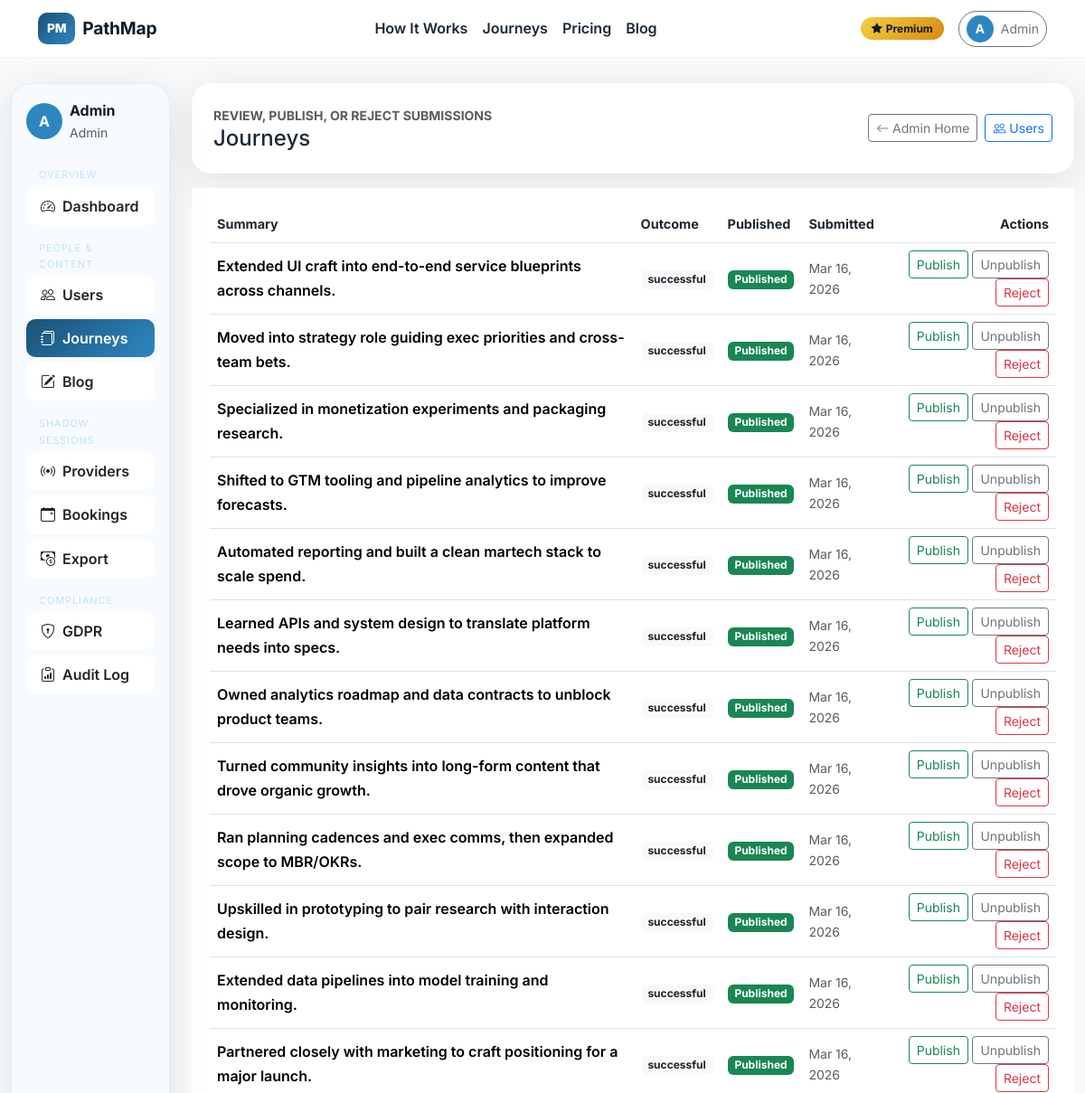
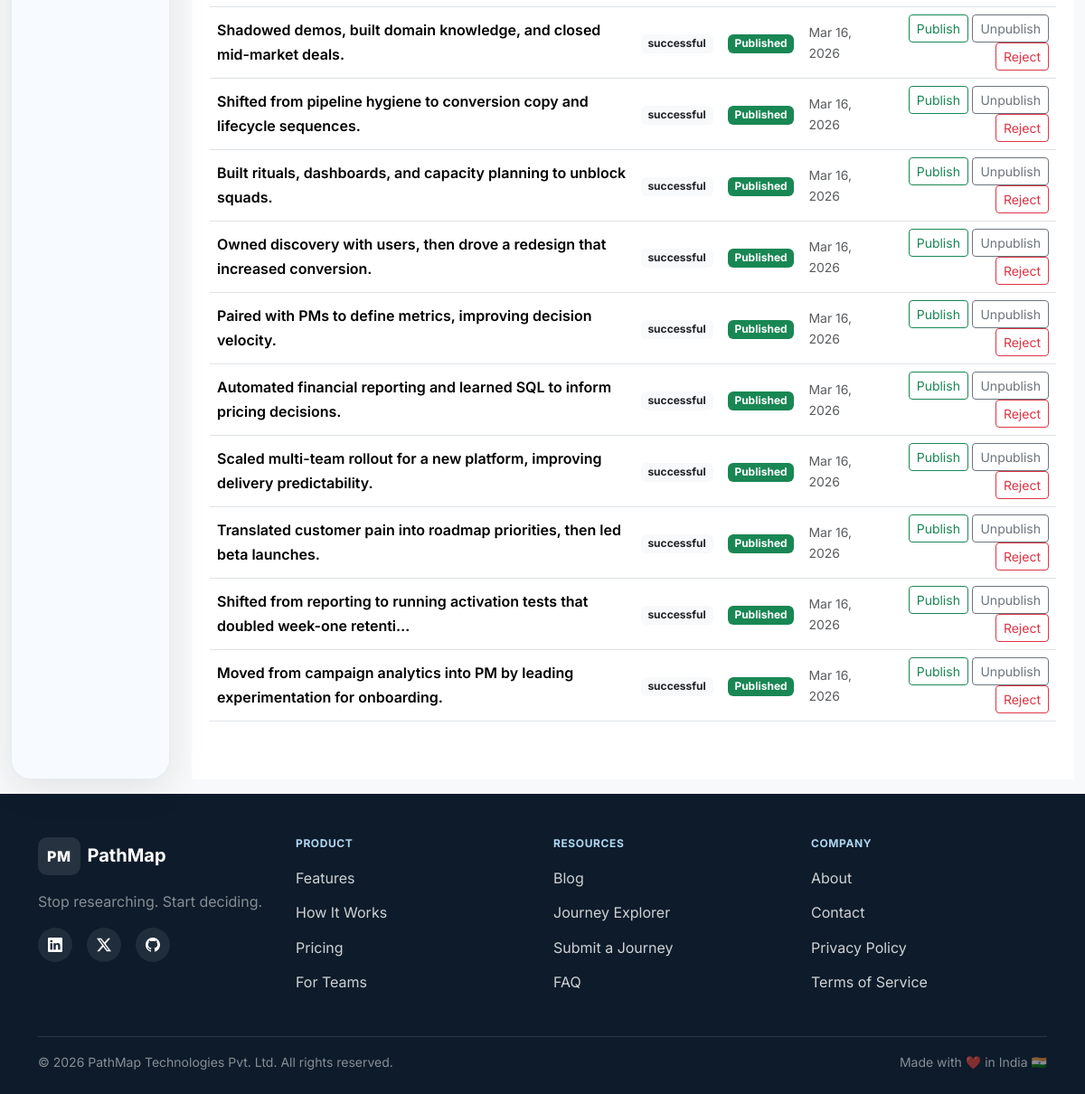
/admin/journeys (signed in), run on the app's committed database (2 pictures, top to bottom).
### app/models/user.py (models this page shows, shortened)
class User(db.Model, UserMixin):
    __tablename__ = 'users'
    id = db.Column(db.Integer, primary_key=True)
    email = db.Column(db.String(255), unique=True, nullable=False, index=True)
    password_hash = db.Column(db.String(255), nullable=False)
    first_name = db.Column(db.String(100), nullable=True)
    created_at = db.Column(db.DateTime, default=datetime.utcnow, nullable=False)
    last_login = db.Column(db.DateTime, nullable=True)
    last_active = db.Column(db.DateTime, nullable=True)
    total_logins = db.Column(db.Integer, default=0, nullable=False)
    is_verified = db.Column(db.Boolean, default=False, nullable=False)
    is_premium = db.Column(db.Boolean, default=False, nullable=False)
    subscription_tier = db.Column(db.String(50), default='free', nullable=False)
    subscription_expires = db.Column(db.DateTime, nullable=True)
    razorpay_customer_id = db.Column(db.String(100), nullable=True)
    razorpay_subscription_id = db.Column(db.String(100), nullable=True)
    subscription_cancel_requested = db.Column(db.Boolean, default=False, nullable=False)
    onboarding_complete = db.Column(db.Boolean, default=False, nullable=False)
    current_role_id = db.Column(db.Integer, nullable=True)
    years_experience = db.Column(db.Integer, nullable=True)
    pivot_motivation = db.Column(db.String(300), nullable=True)
    profile_photo_url = db.Column(db.String(500), nullable=True)
    notification_preferences = db.Column(db.JSON, default=dict)
    is_admin = db.Column(db.Boolean, default=False, nullable=False)
    is_journey_provider = db.Column(db.Boolean, default=False, nullable=False)
    is_active = db.Column(db.Boolean, default=True, nullable=False)
    gdpr_deletion_requested = db.Column(db.Boolean, default=False, nullable=False)
    gdpr_deletion_requested_at = db.Column(db.DateTime, nullable=True)
    @property
    def display_name(self):
        if self.first_name:
            return self.first_name
        return self.email.split('@')[0].capitalize()

### app/models/journey.py (models this page shows, shortened)
class Journey(db.Model):
    __tablename__ = 'journeys'
    id = db.Column(db.Integer, primary_key=True)
    submitter_user_id = db.Column(db.Integer, db.ForeignKey('users.id'), nullable=True)
    origin_role_id = db.Column(db.Integer, db.ForeignKey('roles.id'), nullable=False)
    target_role_id = db.Column(db.Integer, db.ForeignKey('roles.id'), nullable=False)
    origin_industry = db.Column(db.String(100), nullable=True)
    target_industry = db.Column(db.String(100), nullable=True)
    experience_at_pivot = db.Column(db.Integer, nullable=True)
    timeline_months = db.Column(db.Integer, nullable=True)
    preparation_months = db.Column(db.Integer, nullable=True)
    income_change_pct = db.Column(db.Float, nullable=True)
    outcome_status = db.Column(db.String(50), nullable=False)
    reversal_reason = db.Column(db.Text, nullable=True)
    summary = db.Column(db.Text, nullable=False)
    what_worked = db.Column(db.Text, nullable=False)
    what_failed = db.Column(db.Text, nullable=False)
    unexpected_discoveries = db.Column(db.Text, nullable=False)
    advice_to_others = db.Column(db.Text, nullable=False)
    total_cost_inr = db.Column(db.Float, nullable=True)
    geographic_region = db.Column(db.String(100), nullable=True)
    is_published = db.Column(db.Boolean, default=False, nullable=False)
    submitted_at = db.Column(db.DateTime, default=datetime.utcnow, nullable=False)
    published_at = db.Column(db.DateTime, nullable=True)
    pseudonym = db.Column(db.String(100), nullable=True)
    view_count = db.Column(db.Integer, default=0, nullable=False)
    submitter_consented = db.Column(db.Boolean, default=False, nullable=False)
    rejection_reason = db.Column(db.Text, nullable=True)
    origin_role = db.relationship('Role', foreign_keys=[origin_role_id])
    target_role = db.relationship('Role', foreign_keys=[target_role_id])
    submitter = db.relationship('User', backref='submitted_journeys')

### app/routes/admin.py (the view)
@admin_bp.route('/journeys')
@login_required
@admin_required
def journeys_admin():
    moderation_form = JourneyModerationForm()
    action_form = SimpleActionForm()
    journeys = Journey.query.order_by(Journey.submitted_at.desc()).limit(100).all()
    return render_template(
        'admin/journeys.html',
        journeys=journeys,
        moderation_form=moderation_form,
        action_form=action_form,
        title='Admin • Journeys'
    )

### app/templates/admin/journeys.html (shortened to what this page needs)
{% extends 'admin/layout.html' %}
{% set page_title = 'Journeys' %}
{% set page_tagline = 'Review, publish, or reject submissions' %}
{% block admin_header_actions %}
  <div class="d-flex flex-wrap gap-2">
    <a class="btn btn-outline-secondary btn-sm" href="{{ url_for('admin.dashboard') }}"><i class="bi bi-arrow-left"></i> Admin Home</a>
    <a class="btn btn-outline-primary btn-sm" href="{{ url_for('admin.users') }}"><i class="bi bi-people"></i> Users</a>
  </div>
{% endblock %}
{% block admin_content %}
<div class="table-responsive">
  <table class="table align-middle">
    <thead>
      <tr>
        <th>Summary</th>
        <th>Outcome</th>
        <th>Published</th>
        <th>Submitted</th>
        <th class="text-end">Actions</th>
      </tr>
    </thead>
    <tbody>
      {% for journey in journeys %}
      <tr>
        <td>
          <div class="fw-semibold">{{ journey.summary[:80] }}{% if journey.summary|length > 80 %}…{% endif %}</div>
        </td>
        <td><span class="badge bg-light text-dark">{{ journey.outcome_status }}</span></td>
        <td>{% if journey.is_published %}<span class="badge bg-success">Published</span>{% else %}<span class="badge bg-secondary">Draft</span>{% endif %}</td>
        <td class="text-muted small">{{ journey.submitted_at.strftime('%b %d, %Y') if journey.submitted_at else '—' }}</td>
        <td class="text-end">
          <form method="post" action="{{ url_for('admin.publish_journey', journey_id=journey.id) }}" class="d-inline">
            <button class="btn btn-sm btn-outline-success">Publish</button>
          </form>
          <form method="post" action="{{ url_for('admin.unpublish_journey', journey_id=journey.id) }}" class="d-inline">
            <button class="btn btn-sm btn-outline-secondary">Unpublish</button>
          </form>
          <form method="post" action="{{ url_for('admin.reject_journey', journey_id=journey.id) }}" class="d-inline">
            <button type="button" class="btn btn-sm btn-outline-danger" data-bs-toggle="modal" data-bs-target="#rejectModal{{ journey.id }}">Reject</button>
          </form>
        </td>
      </tr>
      {% else %}
      <tr><td colspan="5" class="text-center text-muted">No journeys yet.</td></tr>
      {% endfor %}
    </tbody>
  </table>
</div>
{% endblock %}

### app/templates/admin/layout.html (shortened to what this page needs)
{% extends 'base.html' %}
{% block content %}
<div class="container-fluid py-3">
  <div class="row">
    <div class="col-lg-3 col-xl-2 mb-3 mb-lg-0">
      <div class="pathmap-card p-3 h-100 admin-sidebar">
        <div class="d-flex align-items-center gap-2 mb-3">
          <div class="avatar-circle" style="width:40px;height:40px;">{{ current_user.display_name[0]|upper }}</div>
          <div>
            <div class="fw-bold">{{ current_user.display_name }}</div>
            <div class="text-muted small">Admin</div>
          </div>
        </div>
        <div class="list-group list-group-flush admin-nav">
          <div class="admin-nav-section-label">Overview</div>
          <a href="{{ url_for('admin.dashboard') }}" class="list-group-item list-group-item-action d-flex justify-content-between align-items-center {% if request.endpoint == 'admin.dashboard' %}active{% endif %}">
            <span><i class="bi bi-speedometer2 me-2"></i>Dashboard</span>
          </a>
          <div class="admin-nav-section-label">People & Content</div>
          <a href="{{ url_for('admin.users') }}" class="list-group-item list-group-item-action d-flex justify-content-between align-items-center {% if request.endpoint == 'admin.users' %}active{% endif %}">
            <span><i class="bi bi-people me-2"></i>Users</span>
          </a>
          <a href="{{ url_for('admin.journeys_admin') }}" class="list-group-item list-group-item-action d-flex justify-content-between align-items-center {% if request.endpoint == 'admin.journeys_admin' %}active{% endif %}">
            <span><i class="bi bi-journals me-2"></i>Journeys</span>
          </a>
          <a href="{{ url_for('admin.blog_admin') }}" class="list-group-item list-group-item-action d-flex justify-content-between align-items-center {% if request.endpoint == 'admin.blog_admin' %}active{% endif %}">
            <span><i class="bi bi-pencil-square me-2"></i>Blog</span>
          </a>
          <div class="admin-nav-section-label">Shadow Sessions</div>
          <a href="{{ url_for('admin.providers_admin') }}" class="list-group-item list-group-item-action d-flex justify-content-between align-items-center {% if request.endpoint == 'admin.providers_admin' %}active{% endif %}">
            <span><i class="bi bi-broadcast me-2"></i>Providers</span>
          </a>
          <a href="{{ url_for('admin.sessions_admin') }}" class="list-group-item list-group-item-action d-flex justify-content-between align-items-center {% if request.endpoint == 'admin.sessions_admin' %}active{% endif %}">
            <span><i class="bi bi-calendar-event me-2"></i>Bookings</span>
          </a>
          <a href="{{ url_for('admin.export_revenue_csv') }}" class="list-group-item list-group-item-action d-flex justify-content-between align-items-center">
            <span><i class="bi bi-cash-coin me-2"></i>Export</span>
          </a>
          <div class="admin-nav-section-label">Compliance</div>
          <a href="{{ url_for('admin.gdpr_admin') }}" class="list-group-item list-group-item-action d-flex justify-content-between align-items-center {% if request.endpoint == 'admin.gdpr_admin' %}active{% endif %}">
            <span><i class="bi bi-shield-lock me-2"></i>GDPR</span>
          </a>
          <a href="{{ url_for('admin.audit_log') }}" class="list-group-item list-group-item-action d-flex justify-content-between align-items-center {% if request.endpoint == 'admin.audit_log' %}active{% endif %}">
            <span><i class="bi bi-clipboard-data me-2"></i>Audit Log</span>
          </a>
        </div>
      </div>
    </div>
    <div class="col-lg-9 col-xl-10">
      <div class="pathmap-card p-4 mb-3">
        <div class="d-flex flex-column flex-md-row justify-content-between align-items-start align-items-md-center gap-2">
          <div>
            <div class="text-uppercase text-muted small fw-bold">{{ page_tagline or 'Control Center' }}</div>
            <h1 class="h4 mb-0">{{ page_title or 'Admin' }}</h1>
          </div>
          {% block admin_header_actions %}{% endblock %}
        </div>
      </div>
      <div class="admin-content pb-5">
        {% block admin_content %}{% endblock %}
      </div>
    </div>
  </div>
</div>
{% endblock %}

### app/templates/components/navbar.html (shortened to what this page needs)
<nav class="navbar navbar-expand-lg navbar-light navbar-pathmap fixed-top">
  <div class="container-xl">
    <a class="navbar-brand d-flex align-items-center fw-bold" href="{{ url_for('main.index') }}">
      <span class="logo-mark me-2">PM</span>
      <span class="logo-text">PathMap</span>
    </a>
    <div class="collapse navbar-collapse" id="navbarMain">
      <ul class="navbar-nav mx-auto mb-2 mb-lg-0">
        <li class="nav-item">
          <a class="nav-link {% if request.endpoint == 'main.how_it_works' %}active{% endif %}" href="{{ url_for('main.how_it_works') }}">How It Works</a>
        </li>
        <li class="nav-item">
          <a class="nav-link {% if request.endpoint and request.endpoint.startswith('journeys.') %}active{% endif %}" href="{{ url_for('journeys.explorer') }}">Journeys</a>
        </li>
        <li class="nav-item">
          <a class="nav-link {% if request.endpoint == 'main.pricing' %}active{% endif %}" href="{{ url_for('main.pricing') }}">Pricing</a>
        </li>
        <li class="nav-item">
          <a class="nav-link {% if request.endpoint and 'blog' in request.endpoint %}active{% endif %}" href="{{ url_for('main.blog_index') }}">Blog</a>
        </li>
      </ul>
      <div class="d-flex align-items-center gap-3">
        {% if current_user.is_authenticated %}
          {% if current_user.is_premium %}
            <span class="badge premium-pill"><i class="bi bi-star-fill me-1"></i>Premium</span>
          {% endif %}
          <div class="dropdown">
            <button class="btn btn-outline-secondary btn-sm rounded-pill d-flex align-items-center gap-2" type="button" data-bs-toggle="dropdown" aria-expanded="false">
              <span class="avatar-circle">{{ current_user.display_name[0].upper() }}</span>
              {{ current_user.display_name }}
            </button>
          </div>
        {% else %}
          <a class="nav-link login-link" href="{{ url_for('auth.login') }}">Log In</a>
          <a class="btn btn-pathmap-primary px-4" href="{{ url_for('auth.signup') }}">Get Started Free</a>
        {% endif %}
      </div>
    </div>
  </div>
</nav>
<div class="navbar-offset"></div>

### data on the page
User: first_name "A", display_name "Admin"
Journey: summary "Extended UI craft into end-to-end service blueprints across channels.", outcome_status "successful", is_published "Published", submitted_at "Mar 16, 2026"
Journey: summary "Moved into strategy role guiding exec priorities and cross-team bets.", outcome_status "successful", is_published "Published", submitted_at "Mar 16, 2026"
Journey: summary "Specialized in monetization experiments and packaging research.", outcome_status "successful", is_published "Published", submitted_at "Mar 16, 2026"
Journey: summary "Shifted to GTM tooling and pipeline analytics to improve forecasts.", outcome_status "successful", is_published "Published", submitted_at "Mar 16, 2026"
Journey: summary "Automated reporting and built a clean martech stack to scale spend.", outcome_status "successful", is_published "Published", submitted_at "Mar 16, 2026"
Journey: summary "Learned APIs and system design to translate platform needs into specs.", outcome_status "successful", is_published "Published", submitted_at "Mar 16, 2026"
Journey: summary "Owned analytics roadmap and data contracts to unblock product teams.", outcome_status "successful", is_published "Published", submitted_at "Mar 16, 2026"
Journey: summary "Turned community insights into long-form content that drove organic growth.", outcome_status "successful", is_published "Published", submitted_at "Mar 16, 2026"
Journey: summary "Ran planning cadences and exec comms, then expanded scope to MBR/OKRs.", outcome_status "successful", is_published "Published", submitted_at "Mar 16, 2026"
Journey: summary "Upskilled in prototyping to pair research with interaction design.", outcome_status "successful", is_published "Published", submitted_at "Mar 16, 2026"
Journey: summary "Extended data pipelines into model training and monitoring.", outcome_status "successful", is_published "Published", submitted_at "Mar 16, 2026"
Journey: summary "Partnered closely with marketing to craft positioning for a major launch.", outcome_status "successful", is_published "Published", submitted_at "Mar 16, 2026"
Journey: summary "Shadowed demos, built domain knowledge, and closed mid-market deals.", outcome_status "successful", is_published "Published", submitted_at "Mar 16, 2026"
Journey: summary "Shifted from pipeline hygiene to conversion copy and lifecycle sequences.", outcome_status "successful", is_published "Published", submitted_at "Mar 16, 2026"
Journey: summary "Built rituals, dashboards, and capacity planning to unblock squads.", outcome_status "successful", is_published "Published", submitted_at "Mar 16, 2026"
Journey: summary "Owned discovery with users, then drove a redesign that increased conversion.", outcome_status "successful", is_published "Published", submitted_at "Mar 16, 2026"
Journey: summary "Paired with PMs to define metrics, improving decision velocity.", outcome_status "successful", is_published "Published", submitted_at "Mar 16, 2026"
Journey: summary "Automated financial reporting and learned SQL to inform pricing decisions.", outcome_status "successful", is_published "Published", submitted_at "Mar 16, 2026"
Journey: summary "Scaled multi-team rollout for a new platform, improving delivery predictability.", outcome_status "successful", is_published "Published", submitted_at "Mar 16, 2026"
Journey: summary "Translated customer pain into roadmap priorities, then led beta launches.", outcome_status "successful", is_published "Published", submitted_at "Mar 16, 2026"
Journey: summary "Shifted from reporting to running activation tests that doubled week-one retenti", outcome_status "successful", is_published "Published", submitted_at "Mar 16, 2026"
Journey: summary "Moved from campaign analytics into PM by leading experimentation for onboarding.", outcome_status "successful", is_published "Published", submitted_at "Mar 16, 2026"

### other printed values
{{ page_tagline or 'Control Center' }} "REVIEW, PUBLISH, OR REJECT SUBMISSIONS"
{{ page_title or 'Admin' }} "Journeys"
